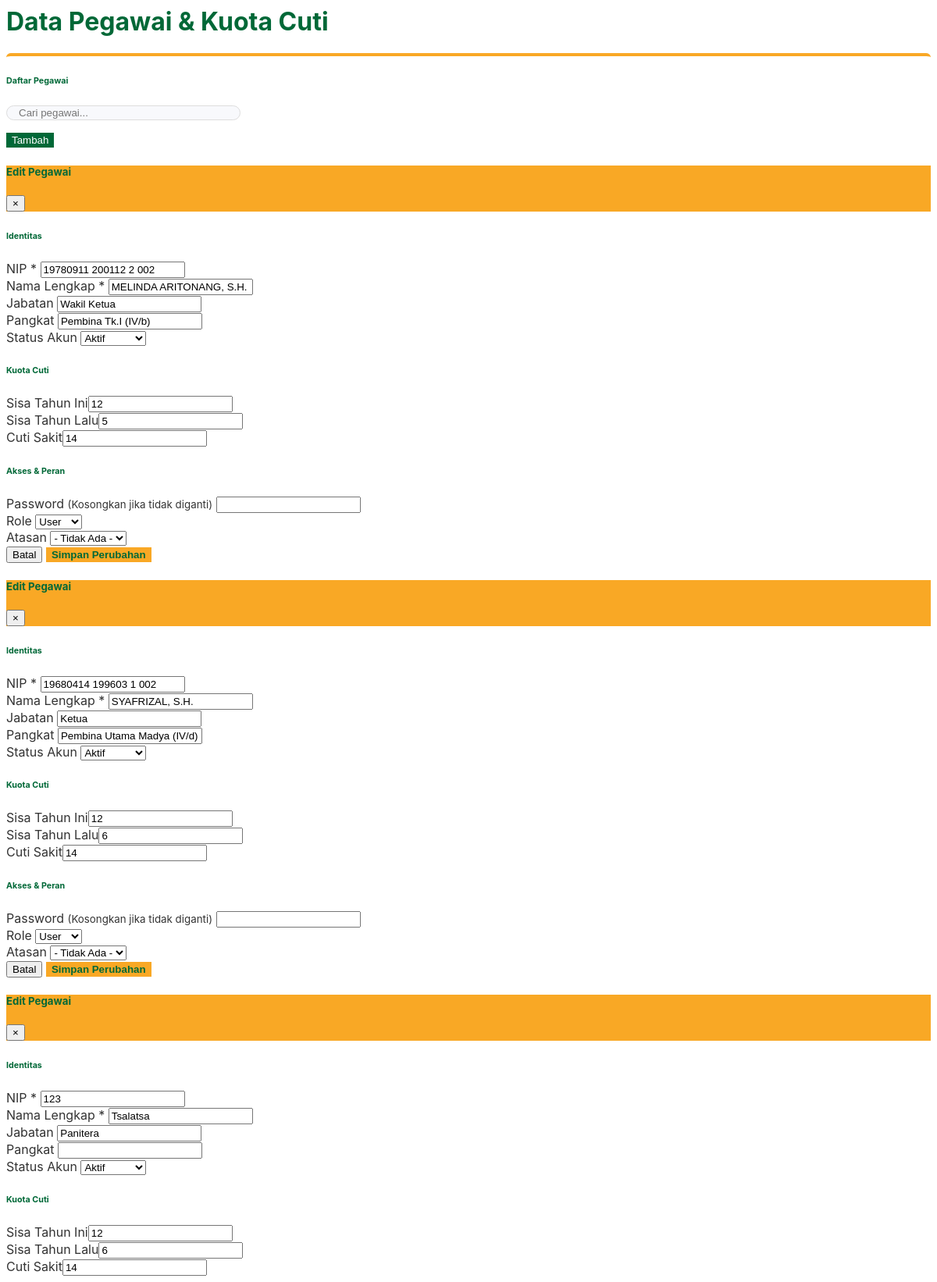
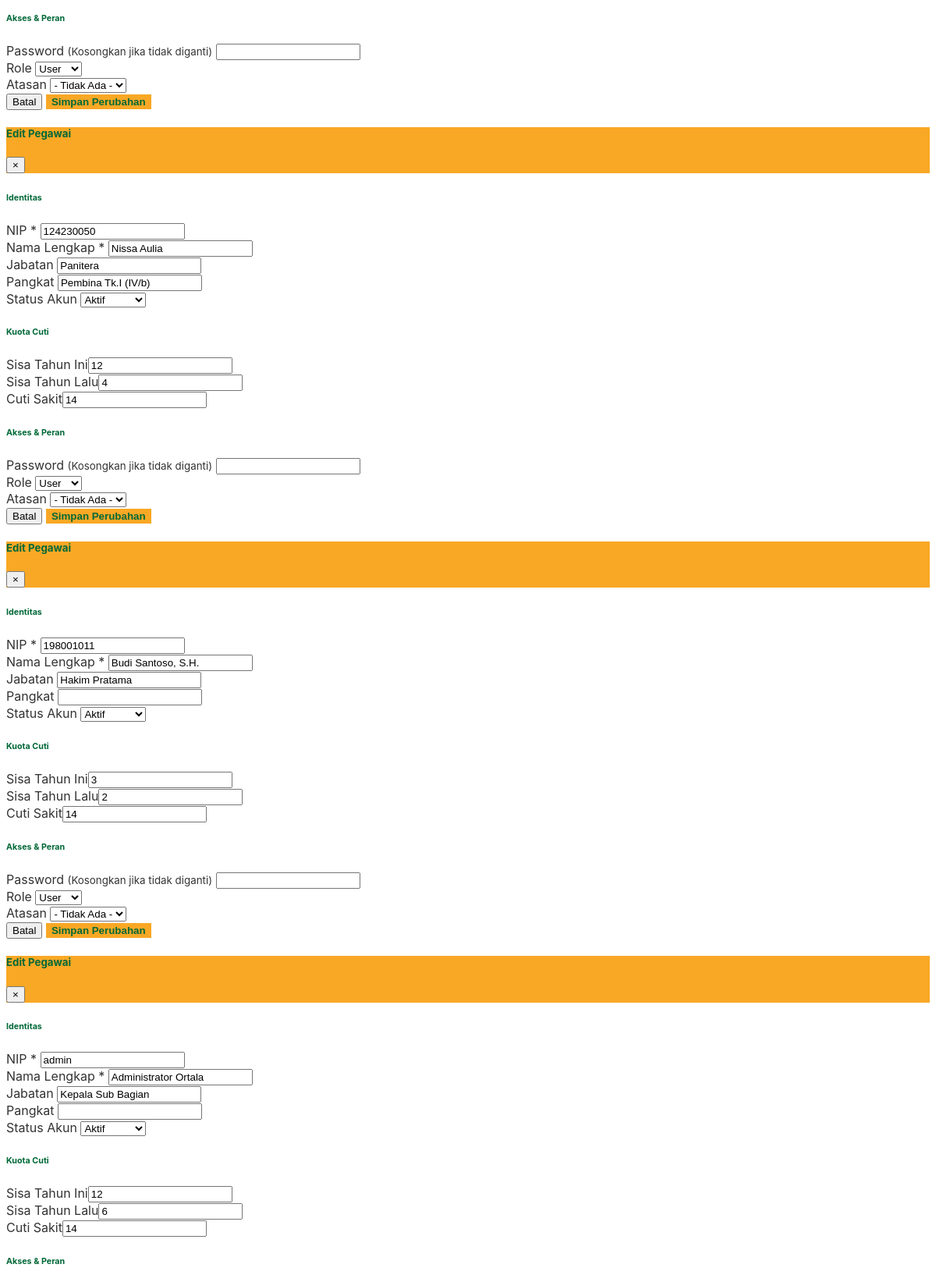
Page /pages/admin/data_pegawai.php (upper part) on the committed database (2 pictures, top to bottom).
### tables this page shows
CREATE TABLE `users` (
  `id_user` int(11) NOT NULL,
  `nip` varchar(30) NOT NULL,
  `password` varchar(255) NOT NULL,
  `nama_lengkap` varchar(100) NOT NULL,
  `jabatan` varchar(100) DEFAULT NULL,
  `pangkat` varchar(50) DEFAULT NULL,
  `unit_kerja` varchar(100) DEFAULT 'Pengadilan Negeri Yogyakarta',
  `no_telepon` varchar(20) DEFAULT NULL,
  `role` enum('admin','user') NOT NULL,
  `is_atasan_langsung` tinyint(1) DEFAULT 0 COMMENT '1=Bisa TTD, 0=Staf Biasa',
  `sisa_cuti_n` int(11) DEFAULT 12,
  `sisa_cuti_n1` int(11) DEFAULT 0,
  `sisa_cuti_n2` int(11) DEFAULT 0,
  `kuota_cuti_sakit` int(11) DEFAULT 14,
  `created_at` timestamp NOT NULL DEFAULT current_timestamp(),
  `status_akun` enum('aktif','nonaktif') DEFAULT 'aktif',
  `id_atasan` int(11) DEFAULT NULL
);

### pages/admin/data_pegawai.php (the view, shortened to what this page needs)
<?php
$batas = 10;
$halaman = isset($_GET['halaman']) ? (int)$_GET['halaman'] : 1;
$halaman_awal = ($halaman > 1) ? ($halaman * $batas) - $batas : 0;
$keyword = "";
$where_clause = "";
?>
<div class="page-wrapper-custom">
    <div class="d-flex justify-content-between align-items-center mb-4">
        <h1 class="h3 text-main-green font-weight-bold">Data Pegawai & Kuota Cuti</h1>
    </div>
    <div class="card shadow mb-4 card-custom-border">
        <div class="card-header py-3 bg-white">
            <div class="row align-items-center">
                <div class="col-md-4">
                    <h6 class="m-0 font-weight-bold text-main-green"><i class="fas fa-users mr-2"></i> Daftar Pegawai</h6>
                </div>
                <div class="col-md-8 d-flex justify-content-end align-items-center">
                    <form action="index.php" method="GET" class="mr-3" onsubmit="return false;">
                        <div class="search-wrapper">
                            <input type="text" name="cari" id="keyword" class="form-control search-input-inside"
                                   placeholder="Cari pegawai..." value="<?php echo $keyword; ?>" autocomplete="off">
                        </div>
                    </form>
                    <button type="button" class="btn btn-custom-green shadow-sm btn-sm px-3 py-2 rounded-pill" data-toggle="modal" data-target="#modalTambah">
                        <i class="fas fa-plus-circle mr-1 text-accent-yellow"></i> Tambah
                    </button>
                </div>
            </div>
        </div>
        <div class="card-body">
            <div id="area_tabel">
                <div class="table-responsive">
                    <table class="table table-bordered table-hover" id="dataTable" width="100%" cellspacing="0" style="font-size: 0.9rem;">
                        <tbody>
                            <?php
                            $query_string = "SELECT u.*, a.nama_lengkap AS nama_atasan
                                            FROM users u
                                            LEFT JOIN users a ON u.id_atasan = a.id_user
                                            $where_clause
                                            ORDER BY u.id_user DESC
                                            LIMIT $halaman_awal, $batas";
                            $query_pegawai = mysqli_query($koneksi, $query_string);
                            if (!$query_pegawai) {
                                echo "<tr><td colspan='8' class='text-center text-danger'>Error: " . mysqli_error($koneksi) . "</td></tr>";
                            } elseif (mysqli_num_rows($query_pegawai) == 0) {
                                echo "<tr><td colspan='8' class='text-center text-secondary py-4'>Data tidak ditemukan.</td></tr>";
                            } else {
                            while ($data = mysqli_fetch_array($query_pegawai)) {
                                $is_active = ($data['status_akun'] == 'aktif');
                                $row_bg = $is_active ? '' : 'style="background-color: #f1f1f1; opacity: 0.8;"';
                            ?>
                            <tr <?php echo $row_bg; ?>>
                            <div class="modal fade" id="modalEdit<?php echo $data['id_user']; ?>" tabindex="-1">
                                <div class="modal-dialog modal-lg">
                                    <div class="modal-content">
                                        <div class="modal-header bg-accent-yellow">
                                            <h5 class="modal-title font-weight-bold"><i class="fas fa-edit"></i> Edit Pegawai</h5>
                                            <button type="button" class="close text-dark" data-dismiss="modal">&times;</button>
                                        </div>
                                        <form method="POST">
                                            <div class="modal-body text-left text-dark">
                                                <h6 class="font-weight-bold text-main-green border-bottom pb-2 mb-3">Identitas</h6>
                                                <div class="row">
                                                    <div class="col-md-6">
                                                        <div class="form-group">
                                                            <label class="font-weight-bold small">NIP <span class="text-danger">*</span></label>
                                                            <input type="text" name="nip" class="form-control" value="<?php echo $data['nip']; ?>" required>
                                                        </div>
                                                    </div>
                                                    <div class="col-md-6">
                                                        <div class="form-group">
                                                            <label class="font-weight-bold small">Nama Lengkap <span class="text-danger">*</span></label>
                                                            <input type="text" name="nama_lengkap" class="form-control" value="<?php echo $data['nama_lengkap']; ?>" required>
                                                        </div>
                                                    </div>
                                                </div>
                                                <div class="row">
                                                    <div class="col-md-4">
                                                        <div class="form-group">
                                                            <label class="font-weight-bold small">Jabatan</label>
                                                            <input type="text" name="jabatan" class="form-control" value="<?php echo $data['jabatan']; ?>" required>
                                                        </div>
                                                    </div>
                                                    <div class="col-md-4">
                                                        <div class="form-group">
                                                            <label class="font-weight-bold small">Pangkat</label>
                                                            <input type="text" name="pangkat" class="form-control" value="<?php echo isset($data['pangkat']) ? $data['pangkat'] : ''; ?>">
                                                        </div>
                                                    </div>
                                                    <div class="col-md-4">
                                                        <div class="form-group">
                                                            <label class="font-weight-bold small">Status Akun</label>
                                                            <select name="status_akun" class="form-control">
                                                                <option value="aktif" <?php echo ($data['status_akun']=='aktif')?'selected':''; ?>>Aktif</option>
                                                            </select>
                                                        </div>
                                                    </div>
                                                </div>
                                                <h6 class="font-weight-bold text-main-green border-bottom pb-2 mb-3 mt-3">Kuota Cuti</h6>
                                                <div class="row bg-light p-2 rounded mx-1">
                                                    <div class="col-md-4"><label class="small font-weight-bold">Sisa Tahun Ini</label><input type="number" name="sisa_cuti_n" class="form-control" value="<?php echo $data['sisa_cuti_n']; ?>"></div>
                                                    <div class="col-md-4"><label class="small font-weight-bold">Sisa Tahun Lalu</label><input type="number" name="sisa_cuti_n1" class="form-control" value="<?php echo $data['sisa_cuti_n1']; ?>"></div>
                                                    <div class="col-md-4"><label class="small font-weight-bold">Cuti Sakit</label><input type="number" name="kuota_cuti_sakit" class="form-control" value="<?php echo $data['kuota_cuti_sakit']; ?>"></div>
                                                </div>
                                                <h6 class="font-weight-bold text-main-green border-bottom pb-2 mb-3 mt-4">Akses & Peran</h6>
                                                <div class="form-group">
                                                    <label class="font-weight-bold small">Password <small class="text-muted">(Kosongkan jika tidak diganti)</small></label>
                                                    <input type="password" name="password" class="form-control">
                                                </div>
                                                <div class="row">
                                                    <div class="col-md-6">
                                                        <label class="font-weight-bold small">Role</label>
                                                        <select name="role" class="form-control">
                                                            <option value="user" <?php echo ($data['role']=='user')?'selected':''; ?>>User</option>
                                                        </select>
                                                    </div>
                                                    <div class="col-md-6">
                                                        <label class="font-weight-bold small">Atasan</label>
                                                        <select name="id_atasan" class="form-control">
                                                            <option value="0">- Tidak Ada -</option>
                                                        </select>
                                                    </div>
                                                </div>
                                            </div>
                                            <div class="modal-footer">
                                                <button type="button" class="btn btn-secondary" data-dismiss="modal">Batal</button>
                                                <button type="submit" name="edit" class="btn btn-custom-yellow">Simpan Perubahan</button>
                                            </div>
                                        </form>
                                    </div>
                                </div>
                            </div>
                            <?php } } ?>
                        </tbody>
                    </table>
                </div>
            </div>
        </div>
    </div>
</div>

### pages/admin/data_pegawai.php (style rules this page uses)
.page-wrapper-custom { font-family: -apple-system, BlinkMacSystemFont, "Segoe UI", Roboto, "Helvetica Neue", Arial, sans-serif; color: #333; }
.text-main-green { color: #006837 !important; }
.bg-accent-yellow { background-color: #F9A825 !important; color: #006837 !important; }
.btn-custom-green { background-color: #006837; color: white; border: 1px solid #006837; }
.btn-custom-yellow { background-color: #F9A825; color: #006837; font-weight: bold; border: 1px solid #F9A825; }
.card-custom-border { border-top: 4px solid #F9A825; border-radius: 0.35rem; }
.search-wrapper { position: relative; width: 100%; max-width: 300px; }
.search-input-inside { width: 100%; padding-right: 40px !important; padding-left: 15px !important; border-radius: 50px !important; border: 1px solid #ddd; background-color: #f8f9fc; transition: all 0.3s ease; }

### rows in the picture
users: nip "19780911 200112 2 002", nama_lengkap "MELINDA ARITONANG, S.H.", jabatan "Wakil Ketua", pangkat "Pembina Tk.I (IV/b)", status_akun "Aktif", sisa_cuti_n "12", sisa_cuti_n1 "5", kuota_cuti_sakit "14", role "User"
users: nip "19680414 199603 1 002", nama_lengkap "SYAFRIZAL, S.H.", jabatan "Ketua", pangkat "Pembina Utama Madya (IV/d)", status_akun "Aktif", sisa_cuti_n "12", sisa_cuti_n1 "6", kuota_cuti_sakit "14", role "User"
users: nip "123", nama_lengkap "Tsalatsa", jabatan "Panitera", status_akun "Aktif", sisa_cuti_n "12", sisa_cuti_n1 "6", kuota_cuti_sakit "14", role "User"
users: nip "124230050", nama_lengkap "Nissa Aulia", jabatan "Panitera", pangkat "Pembina Tk.I (IV/b)", status_akun "Aktif", sisa_cuti_n "12", sisa_cuti_n1 "4", kuota_cuti_sakit "14", role "User"
users: nip "198001011", nama_lengkap "Budi Santoso, S.H.", jabatan "Hakim Pratama", status_akun "Aktif", sisa_cuti_n "3", sisa_cuti_n1 "2", kuota_cuti_sakit "14", role "User"
users: nip "admin", nama_lengkap "Administrator Ortala", jabatan "Kepala Sub Bagian", status_akun "Aktif", sisa_cuti_n "12", sisa_cuti_n1 "6", kuota_cuti_sakit "14"
